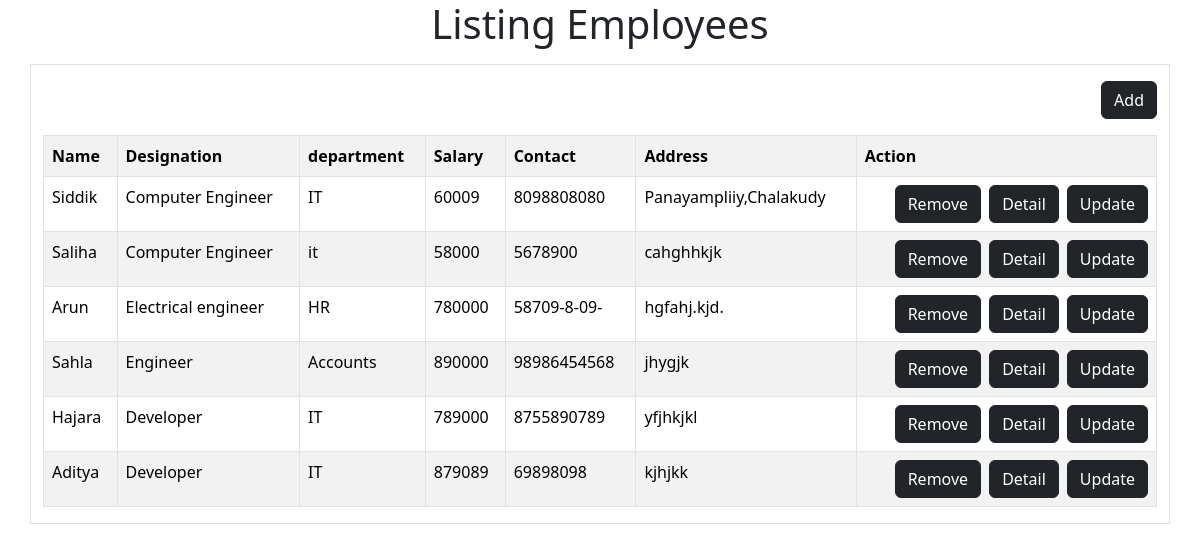
The app's page /employee/list with its own data.
### myapp/models.py (models this page shows)
class employee(models.Model):
    name=models.CharField(max_length=200)
    designation=models.CharField(max_length=200)
    department=models.CharField(max_length=200)
    salary=models.PositiveIntegerField()
    contact=models.CharField(max_length=200)
    address=models.CharField(max_length=200)

### myapp/views.py (the view)
# urls.py: path('employee/list',views.EmployeeListView.as_view(),name="employee_list"),
class EmployeeListView(View):
    def get(self,request,*args,**kwargs):
        qs=employee.objects.all()
        return render(request,"emp_list.html",{"employees":qs})

### myapp/Templates/emp_list.html (shortened to what this page needs)
{%extends 'base.html'%}
{%block main_block%}
    <center><h1>Listing Employees</h1></center>
   <div class="container mt-3">
      <div class="row">
          <div class="col-12 border p-8">
              <div class="w-100 d-flex justify-content-end my-3">
                 <a href="{%url 'employee_add'%}" class="btn btn-dark">Add</a>
              </div>
              <table class="table table-striped table-bordered">
                  <tr>
                      <th>Name</th>
                      <th>Designation</th>
                      <th>department</th>
                      <th>Salary</th>
                      <th>Contact</th>
                      <th>Address</th>
                      <th>Action</th>
                  </tr>
                   {%for e in employees%}
                  <tr>
                      <td>{{e.name}}</td>
                      <td>{{e.designation}}</td>
                      <td>{{e.department}}</td>
                      <td>{{e.salary}}</td>
                      <td>{{e.contact}}</td>
                      <td>{{e.address}}</td>
                      <td>
                        <div class="d-grid gap-2 d-md-flex justify-content-md-end">
                        <a class="btn btn-dark" href="{%url 'employee_delete' e.id%}" role="button">Remove</a>
                        <a class= "btn btn-dark" href="{%url 'employee_detail' e.id%}">Detail</a>
                        <a class="btn btn-dark" href="{%url 'employee_update' e.id%}" role="button">Update</a>
                        </div>
                      </td>
                  </tr>
                  {%endfor%}
              </table>
          </div>
        </div>
  </div>
   {%endblock%}

### myapp/Templates/base.html (shortened to what this page needs)
<!DOCTYPE html>
<html lang="en">
<head>
    <link href="https://cdn.jsdelivr.net/npm/bootstrap@5.3.3/dist/css/bootstrap.min.css" rel="stylesheet">
</head>
<body>
      {%block main_block%}
      {%endblock%}
</body>
</html>

### records on screen
employee: name "Siddik", designation "Computer Engineer", department "IT", salary "60009", contact "8098808080", address "Panayampliiy,Chalakudy"
employee: name "Saliha", designation "Computer Engineer", department "it", salary "58000", contact "5678900", address "cahghhkjk"
employee: name "Arun", designation "Electrical engineer", department "HR", salary "780000", contact "58709-8-09-", address "hgfahj.kjd."
employee: name "Sahla", designation "Engineer", department "Accounts", salary "890000", contact "98986454568", address "jhygjk"
employee: name "Hajara", designation "Developer", department "IT", salary "789000", contact "8755890789", address "yfjhkjkl"
employee: name "Aditya", designation "Developer", department "IT", salary "879089", contact "69898098", address "kjhjkk"
